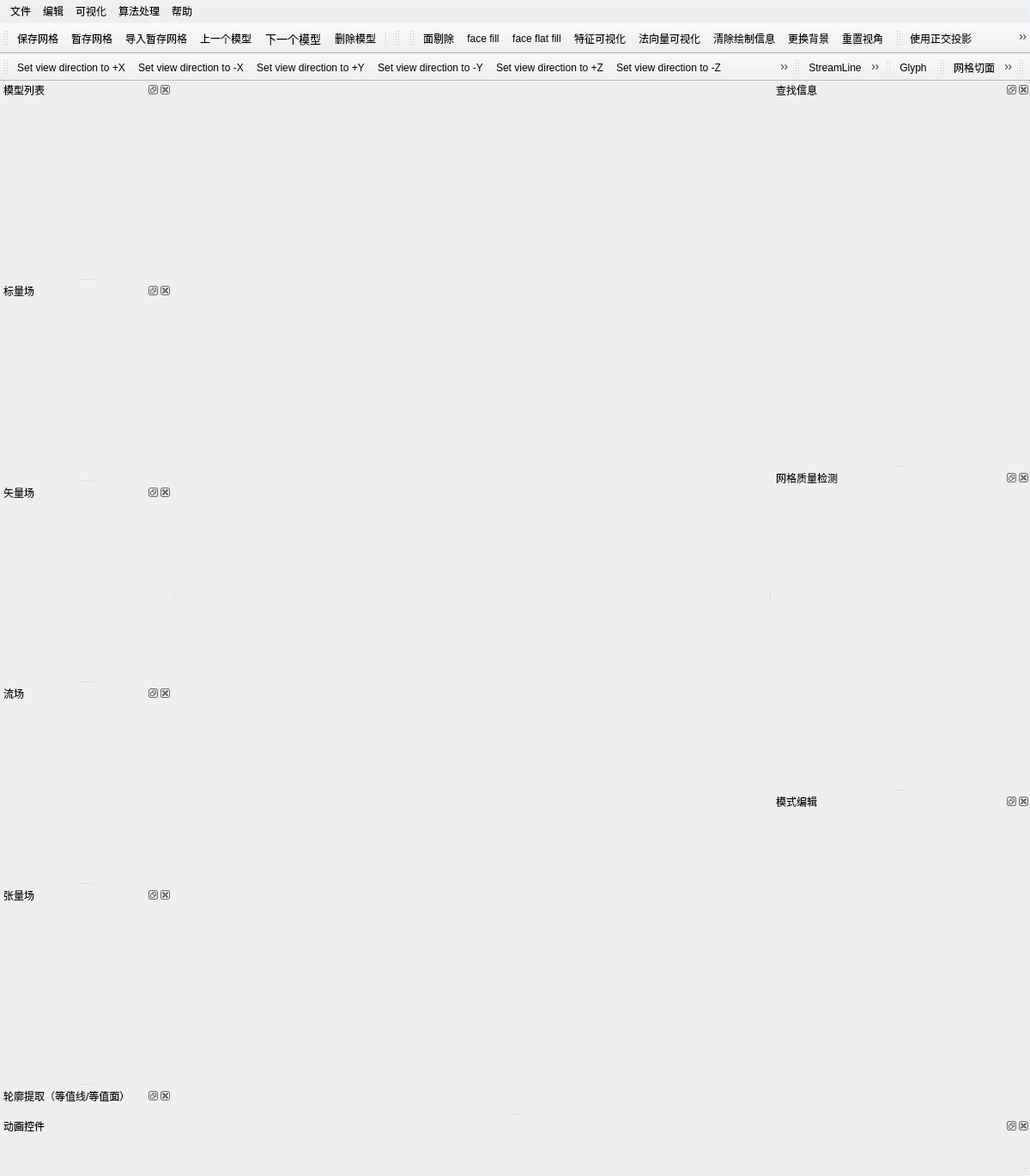
<?xml version="1.0" encoding="UTF-8"?>
<ui version="4.0">
 <class>MainWindow</class>
 <widget class="QMainWindow" name="MainWindow">
  <property name="geometry">
   <rect>
    <x>0</x>
    <y>0</y>
    <width>1200</width>
    <height>1370</height>
   </rect>
  </property>
  <property name="sizePolicy">
   <sizepolicy hsizetype="Preferred" vsizetype="Preferred">
    <horstretch>0</horstretch>
    <verstretch>0</verstretch>
   </sizepolicy>
  </property>
  <property name="windowTitle">
   <string>MainWindow</string>
  </property>
  <property name="windowIcon">
   <iconset resource="../iGameQtMainWindow.qrc">
    <normaloff>:/Ticon/Icons/iGameLogo.png</normaloff>:/Ticon/Icons/iGameLogo.png</iconset>
  </property>
  <property name="styleSheet">
   <string notr="true">QPalette{background:#555555;}*{outline:0px;color:#000000;}
QMenuBar{
border:2px solid #EEF1F7
}


</string>
  </property>
  <widget class="QWidget" name="centralwidget">
   <property name="minimumSize">
    <size>
     <width>185</width>
     <height>350</height>
    </size>
   </property>
   <layout class="QGridLayout" name="gridLayout">
    <item row="0" column="0">
     <widget class="QWidget" name="widget" native="true">
      <widget class="igQtColorBarWidget" name="widget_2" native="true">
       <property name="geometry">
        <rect>
         <x>160</x>
         <y>290</y>
         <width>120</width>
         <height>80</height>
        </rect>
       </property>
      </widget>
     </widget>
    </item>
   </layout>
  </widget>
  <widget class="QStatusBar" name="statusbar"/>
  <widget class="QMenuBar" name="menuBar">
   <property name="geometry">
    <rect>
     <x>0</x>
     <y>0</y>
     <width>1200</width>
     <height>27</height>
    </rect>
   </property>
   <widget class="QMenu" name="menua">
    <property name="title">
     <string>文件</string>
    </property>
    <widget class="QMenu" name="menu_RecentFiles">
     <property name="title">
      <string>最近文件</string>
     </property>
     <addaction name="action_TmpFile"/>
    </widget>
    <addaction name="action_LoadFile"/>
    <addaction name="menu_RecentFiles"/>
    <addaction name="separator"/>
    <addaction name="action_SaveMesh"/>
    <addaction name="action_SaveMeshAs"/>
    <addaction name="separator"/>
    <addaction name="action_CopyMesh"/>
    <addaction name="action_RecoverMesh"/>
    <addaction name="separator"/>
    <addaction name="action_SaveScreenShot"/>
    <addaction name="actionGeometry"/>
    <addaction name="action_SaveAnimation"/>
    <addaction name="action_SaveExtracts"/>
    <addaction name="separator"/>
    <addaction name="separator"/>
    <addaction name="action_ExportScene"/>
    <addaction name="actionExportAnimatedScene"/>
    <addaction name="separator"/>
    <addaction name="action_Exit"/>
   </widget>
   <widget class="QMenu" name="menu_view">
    <property name="title">
     <string>可视化</string>
    </property>
    <widget class="QMenu" name="menu_Preview">
     <property name="title">
      <string>预览</string>
     </property>
     <addaction name="action_1280x720"/>
     <addaction name="action_1280x800"/>
     <addaction name="action_1280x1024"/>
     <addaction name="action_1600x900"/>
     <addaction name="action_1920x1080"/>
     <addaction name="action_3840x2160"/>
     <addaction name="separator"/>
     <addaction name="action_CustomView"/>
    </widget>
    <widget class="QMenu" name="menu_2">
     <property name="title">
      <string>切割</string>
     </property>
     <addaction name="action_ResetClipping"/>
     <addaction name="separator"/>
     <addaction name="action_BoxClipping"/>
     <addaction name="action_PlaneClipping"/>
     <addaction name="action_BoxClipping_Better"/>
     <addaction name="action_PlaneClipping_Better"/>
    </widget>
    <addaction name="action_Scalar"/>
    <addaction name="action_Vector"/>
    <addaction name="action_Tensor"/>
    <addaction name="action_StrucDeformation"/>
    <addaction name="action_FlowField"/>
    <addaction name="action_ExportAnimation"/>
    <addaction name="action_QualityDetection"/>
    <addaction name="menu_2"/>
    <addaction name="separator"/>
    <addaction name="separator"/>
    <addaction name="action_ColorMap"/>
    <addaction name="separator"/>
    <addaction name="menu_Preview"/>
    <addaction name="action_FullScreen"/>
   </widget>
   <widget class="QMenu" name="menu_filters">
    <property name="title">
     <string>算法处理</string>
    </property>
    <widget class="QMenu" name="menuTest">
     <property name="title">
      <string>Test</string>
     </property>
     <addaction name="action_test_01"/>
     <addaction name="action_test_02"/>
     <addaction name="action_test_03"/>
     <addaction name="action_test_04"/>
     <addaction name="action_test_05"/>
     <addaction name="action_test_06"/>
    </widget>
    <widget class="QMenu" name="menu_Source">
     <property name="title">
      <string>数据源</string>
     </property>
     <addaction name="action_LineSource"/>
    </widget>
    <addaction name="action_EditMode"/>
    <addaction name="action_LaSmoothing"/>
    <addaction name="action_Simplification"/>
    <addaction name="action_Parameterization"/>
    <addaction name="action_Subdivision"/>
    <addaction name="action_Remeshing"/>
    <addaction name="action_Delaunay"/>
    <addaction name="menuTest"/>
    <addaction name="action_TetSimplification"/>
    <addaction name="menu_Source"/>
   </widget>
   <widget class="QMenu" name="menu_help">
    <property name="title">
     <string>帮助</string>
    </property>
    <addaction name="action_About"/>
    <addaction name="action_ContactUs"/>
   </widget>
   <widget class="QMenu" name="menu">
    <property name="title">
     <string>编辑</string>
    </property>
    <widget class="QMenu" name="menua_ChangeEditModel">
     <property name="title">
      <string>模式选择</string>
     </property>
     <addaction name="action_ModelEdit"/>
     <addaction name="action_ModelView"/>
     <addaction name="action_ModelPick"/>
     <addaction name="action_ModelCut"/>
    </widget>
    <addaction name="menua_ChangeEditModel"/>
    <addaction name="action_SearchInfo"/>
    <addaction name="separator"/>
    <addaction name="action_LastMesh"/>
    <addaction name="action_NextMesh"/>
    <addaction name="separator"/>
    <addaction name="action_ClearInfomation"/>
    <addaction name="action_ResetView"/>
    <addaction name="action_ChangeBackground"/>
    <addaction name="action_ResetBackground"/>
    <addaction name="separator"/>
    <addaction name="action_Settings"/>
    <addaction name="action_ResetSettings"/>
    <addaction name="separator"/>
    <addaction name="action_RenameWindow"/>
    <addaction name="action_FullWindow"/>
   </widget>
   <addaction name="menua"/>
   <addaction name="menu"/>
   <addaction name="menu_view"/>
   <addaction name="menu_filters"/>
   <addaction name="menu_help"/>
  </widget>
  <widget class="QToolBar" name="toolBar_meshfile">
   <property name="windowTitle">
    <string>toolBar</string>
   </property>
   <property name="toolButtonStyle">
    <enum>Qt::ToolButtonFollowStyle</enum>
   </property>
   <attribute name="toolBarArea">
    <enum>TopToolBarArea</enum>
   </attribute>
   <attribute name="toolBarBreak">
    <bool>false</bool>
   </attribute>
   <addaction name="action_SaveMesh"/>
   <addaction name="action_CopyMesh"/>
   <addaction name="action_RecoverMesh"/>
   <addaction name="action_LastMesh"/>
   <addaction name="action_NextMesh"/>
   <addaction name="action_DeleteMesh"/>
   <addaction name="separator"/>
  </widget>
  <widget class="QToolBar" name="toolBar_meshview">
   <property name="windowTitle">
    <string>toolBar_2</string>
   </property>
   <property name="layoutDirection">
    <enum>Qt::LeftToRight</enum>
   </property>
   <property name="toolButtonStyle">
    <enum>Qt::ToolButtonFollowStyle</enum>
   </property>
   <attribute name="toolBarArea">
    <enum>TopToolBarArea</enum>
   </attribute>
   <attribute name="toolBarBreak">
    <bool>false</bool>
   </attribute>
  </widget>
  <widget class="QToolBar" name="toolBar_meshinfo">
   <property name="windowTitle">
    <string>toolBar_4</string>
   </property>
   <property name="toolButtonStyle">
    <enum>Qt::ToolButtonFollowStyle</enum>
   </property>
   <attribute name="toolBarArea">
    <enum>TopToolBarArea</enum>
   </attribute>
   <attribute name="toolBarBreak">
    <bool>false</bool>
   </attribute>
   <addaction name="action_FaceCull"/>
   <addaction name="action_FaceFill"/>
   <addaction name="action_FaceFlatFill"/>
   <addaction name="action_ShowFeature"/>
   <addaction name="action_ViewNormal"/>
   <addaction name="action_ClearInfomation"/>
   <addaction name="action_ChangeBackground"/>
   <addaction name="action_ResetView"/>
  </widget>
  <widget class="QDockWidget" name="dockWidget_ModelList">
   <property name="minimumSize">
    <size>
     <width>200</width>
     <height>150</height>
    </size>
   </property>
   <property name="maximumSize">
    <size>
     <width>524287</width>
     <height>524287</height>
    </size>
   </property>
   <property name="allowedAreas">
    <set>Qt::BottomDockWidgetArea|Qt::LeftDockWidgetArea|Qt::RightDockWidgetArea</set>
   </property>
   <property name="windowTitle">
    <string>模型列表</string>
   </property>
   <attribute name="dockWidgetArea">
    <number>1</number>
   </attribute>
   <widget class="QWidget" name="dockWidgetContents_3">
    <property name="minimumSize">
     <size>
      <width>0</width>
      <height>0</height>
     </size>
    </property>
    <property name="maximumSize">
     <size>
      <width>16777215</width>
      <height>16777215</height>
     </size>
    </property>
    <widget class="igQtModelListView" name="modelTreeView">
     <property name="enabled">
      <bool>true</bool>
     </property>
     <property name="geometry">
      <rect>
       <x>9</x>
       <y>9</y>
       <width>0</width>
       <height>0</height>
      </rect>
     </property>
     <property name="sizePolicy">
      <sizepolicy hsizetype="Preferred" vsizetype="Preferred">
       <horstretch>0</horstretch>
       <verstretch>0</verstretch>
      </sizepolicy>
     </property>
     <property name="frameShape">
      <enum>QFrame::StyledPanel</enum>
     </property>
     <property name="lineWidth">
      <number>1</number>
     </property>
     <property name="autoScrollMargin">
      <number>16</number>
     </property>
     <property name="showDropIndicator" stdset="0">
      <bool>true</bool>
     </property>
    </widget>
   </widget>
  </widget>
  <widget class="QToolBar" name="toolBar_2">
   <property name="windowTitle">
    <string>toolBar_2</string>
   </property>
   <property name="iconSize">
    <size>
     <width>30</width>
     <height>30</height>
    </size>
   </property>
   <attribute name="toolBarArea">
    <enum>TopToolBarArea</enum>
   </attribute>
   <attribute name="toolBarBreak">
    <bool>false</bool>
   </attribute>
   <addaction name="action_UseOrthographic"/>
   <addaction name="action_ShowOrientationAxes"/>
   <addaction name="action_ShowCenter"/>
   <addaction name="action_ResetCenter"/>
   <addaction name="action_PickCenter"/>
   <addaction name="action_select_point"/>
   <addaction name="action_select_face"/>
   <addaction name="action_drag_point"/>
  </widget>
  <widget class="QToolBar" name="toolBar_4">
   <property name="windowTitle">
    <string>toolBar_4</string>
   </property>
   <property name="iconSize">
    <size>
     <width>30</width>
     <height>30</height>
    </size>
   </property>
   <attribute name="toolBarArea">
    <enum>TopToolBarArea</enum>
   </attribute>
   <attribute name="toolBarBreak">
    <bool>true</bool>
   </attribute>
   <addaction name="action_setViewToPositiveX"/>
   <addaction name="action_setViewToNegativeX"/>
   <addaction name="action_setViewToPositiveY"/>
   <addaction name="action_setViewToNegativeY"/>
   <addaction name="action_setViewToPositiveZ"/>
   <addaction name="action_setViewToNegativeZ"/>
   <addaction name="action_setViewToIsometric"/>
   <addaction name="action_rotateNinetyCounterClockwise"/>
   <addaction name="action_rotateNinetyClockwise"/>
   <addaction name="action_IsShowColorBar"/>
  </widget>
  <widget class="QDockWidget" name="dockWidget_ScalarField">
   <property name="minimumSize">
    <size>
     <width>150</width>
     <height>150</height>
    </size>
   </property>
   <property name="allowedAreas">
    <set>Qt::BottomDockWidgetArea|Qt::LeftDockWidgetArea|Qt::RightDockWidgetArea</set>
   </property>
   <property name="windowTitle">
    <string>标量场</string>
   </property>
   <attribute name="dockWidgetArea">
    <number>1</number>
   </attribute>
   <widget class="igQtScalarViewWidget" name="widget_ScalarField"/>
  </widget>
  <widget class="QDockWidget" name="dockWidget_VectorField">
   <property name="minimumSize">
    <size>
     <width>200</width>
     <height>150</height>
    </size>
   </property>
   <property name="allowedAreas">
    <set>Qt::BottomDockWidgetArea|Qt::LeftDockWidgetArea|Qt::RightDockWidgetArea</set>
   </property>
   <property name="windowTitle">
    <string>矢量场</string>
   </property>
   <attribute name="dockWidgetArea">
    <number>1</number>
   </attribute>
   <widget class="igQtVectorWidget" name="widget_VectorField"/>
  </widget>
  <widget class="QDockWidget" name="dockWidget_FlowField">
   <property name="minimumSize">
    <size>
     <width>200</width>
     <height>150</height>
    </size>
   </property>
   <property name="allowedAreas">
    <set>Qt::BottomDockWidgetArea|Qt::LeftDockWidgetArea|Qt::RightDockWidgetArea</set>
   </property>
   <property name="windowTitle">
    <string>流场</string>
   </property>
   <attribute name="dockWidgetArea">
    <number>1</number>
   </attribute>
   <widget class="igQtStreamTracerWidget" name="widget_FlowField"/>
  </widget>
  <widget class="QDockWidget" name="dockWidget_TensorField">
   <property name="minimumSize">
    <size>
     <width>200</width>
     <height>150</height>
    </size>
   </property>
   <property name="allowedAreas">
    <set>Qt::BottomDockWidgetArea|Qt::LeftDockWidgetArea|Qt::RightDockWidgetArea</set>
   </property>
   <property name="windowTitle">
    <string>张量场</string>
   </property>
   <attribute name="dockWidgetArea">
    <number>1</number>
   </attribute>
   <widget class="igQtTensorWidget" name="widget_TensorField"/>
  </widget>
  <widget class="QDockWidget" name="dockWidget_SearchInfo">
   <property name="minimumSize">
    <size>
     <width>200</width>
     <height>300</height>
    </size>
   </property>
   <property name="windowTitle">
    <string>查找信息</string>
   </property>
   <attribute name="dockWidgetArea">
    <number>2</number>
   </attribute>
   <widget class="igQtSearchInfoWidget" name="widget_SearchInfo"/>
  </widget>
  <widget class="QDockWidget" name="dockWidget_Animation">
   <property name="minimumSize">
    <size>
     <width>107</width>
     <height>46</height>
    </size>
   </property>
   <property name="allowedAreas">
    <set>Qt::AllDockWidgetAreas</set>
   </property>
   <property name="windowTitle">
    <string>动画控件</string>
   </property>
   <attribute name="dockWidgetArea">
    <number>8</number>
   </attribute>
   <widget class="igQtAnimationWidget" name="widget_Animation"/>
  </widget>
  <widget class="QDockWidget" name="dockWidget_QualityDetection">
   <property name="minimumSize">
    <size>
     <width>300</width>
     <height>250</height>
    </size>
   </property>
   <property name="maximumSize">
    <size>
     <width>400</width>
     <height>400</height>
    </size>
   </property>
   <property name="windowTitle">
    <string>网格质量检测</string>
   </property>
   <attribute name="dockWidgetArea">
    <number>2</number>
   </attribute>
   <widget class="igQtQualityDetectionWidget" name="widget_QualityDetection"/>
  </widget>
  <widget class="QDockWidget" name="dockWidget_EditMode">
   <property name="sizePolicy">
    <sizepolicy hsizetype="Preferred" vsizetype="Preferred">
     <horstretch>0</horstretch>
     <verstretch>0</verstretch>
    </sizepolicy>
   </property>
   <property name="minimumSize">
    <size>
     <width>150</width>
     <height>250</height>
    </size>
   </property>
   <property name="windowTitle">
    <string>模式编辑</string>
   </property>
   <attribute name="dockWidgetArea">
    <number>2</number>
   </attribute>
   <widget class="igQtEditModeWidget" name="widget_EditMode"/>
  </widget>
  <widget class="QToolBar" name="toolBar_3">
   <property name="windowTitle">
    <string>toolBar_3</string>
   </property>
   <attribute name="toolBarArea">
    <enum>TopToolBarArea</enum>
   </attribute>
   <attribute name="toolBarBreak">
    <bool>false</bool>
   </attribute>
   <addaction name="action_StreamLine"/>
   <addaction name="action_deformation"/>
  </widget>
  <widget class="QToolBar" name="toolBar_attribute_view_dim">
   <property name="windowTitle">
    <string>toolBar_attribute_view_dim</string>
   </property>
   <attribute name="toolBarArea">
    <enum>TopToolBarArea</enum>
   </attribute>
   <attribute name="toolBarBreak">
    <bool>false</bool>
   </attribute>
   <addaction name="action_Glyph"/>
  </widget>
  <widget class="QToolBar" name="toolBar_attribute_view_index">
   <property name="windowTitle">
    <string>toolBar_attribute_view_index</string>
   </property>
   <attribute name="toolBarArea">
    <enum>TopToolBarArea</enum>
   </attribute>
   <attribute name="toolBarBreak">
    <bool>false</bool>
   </attribute>
   <addaction name="action_slice"/>
   <addaction name="action_ContourExtract"/>
   <addaction name="action_GenerateChart"/>
  </widget>
  <widget class="QToolBar" name="toolBar">
   <property name="windowTitle">
    <string>toolBar</string>
   </property>
   <property name="iconSize">
    <size>
     <width>30</width>
     <height>30</height>
    </size>
   </property>
   <attribute name="toolBarArea">
    <enum>TopToolBarArea</enum>
   </attribute>
   <attribute name="toolBarBreak">
    <bool>false</bool>
   </attribute>
  </widget>
  <widget class="QDockWidget" name="dockWidget_ContourExtract">
   <property name="windowTitle">
    <string>轮廓提取（等值线/等值面）</string>
   </property>
   <attribute name="dockWidgetArea">
    <number>1</number>
   </attribute>
   <widget class="igQtContourExtractWidget" name="widget_ContourExtract"/>
  </widget>
  <action name="action_SaveMesh">
   <property name="icon">
    <iconset resource="../iGameQtMainWindow.qrc">
     <normaloff>:/Ticon/Icons/icon (5).png</normaloff>:/Ticon/Icons/icon (5).png</iconset>
   </property>
   <property name="text">
    <string>保存网格</string>
   </property>
  </action>
  <action name="action_Scalar">
   <property name="text">
    <string>标量场</string>
   </property>
  </action>
  <action name="action_Vector">
   <property name="text">
    <string>矢量场</string>
   </property>
  </action>
  <action name="action_QualityDetection">
   <property name="text">
    <string>网格质量检测</string>
   </property>
  </action>
  <action name="action_LoadFile">
   <property name="icon">
    <iconset resource="../iGameQtMainWindow.qrc">
     <normaloff>:/Ticon/Icons/icon (4).png</normaloff>:/Ticon/Icons/icon (4).png</iconset>
   </property>
   <property name="text">
    <string>打开文件</string>
   </property>
   <property name="toolTip">
    <string>打开文件</string>
   </property>
  </action>
  <action name="action_SaveSurfacemesh">
   <property name="text">
    <string>表面网格</string>
   </property>
  </action>
  <action name="action_Exit">
   <property name="text">
    <string>退出</string>
   </property>
  </action>
  <action name="action_NextMesh">
   <property name="checkable">
    <bool>false</bool>
   </property>
   <property name="icon">
    <iconset resource="../iGameQtMainWindow.qrc">
     <normaloff>:/Ticon/Icons/arrow_click_cursor_pointer_icon (1).png</normaloff>:/Ticon/Icons/arrow_click_cursor_pointer_icon (1).png</iconset>
   </property>
   <property name="text">
    <string>下一个模型</string>
   </property>
   <property name="font">
    <font>
     <pointsize>10</pointsize>
    </font>
   </property>
  </action>
  <action name="action_LastMesh">
   <property name="icon">
    <iconset resource="../iGameQtMainWindow.qrc">
     <normaloff>:/Ticon/Icons/arrow_click_cursor_pointer_icon.png</normaloff>:/Ticon/Icons/arrow_click_cursor_pointer_icon.png</iconset>
   </property>
   <property name="text">
    <string>上一个模型</string>
   </property>
  </action>
  <action name="action_ClearInfomation">
   <property name="icon">
    <iconset resource="../iGameQtMainWindow.qrc">
     <normaloff>:/Ticon/Icons/clear.png</normaloff>:/Ticon/Icons/clear.png</iconset>
   </property>
   <property name="text">
    <string>清除绘制信息</string>
   </property>
  </action>
  <action name="action_DeleteMesh">
   <property name="icon">
    <iconset resource="../iGameQtMainWindow.qrc">
     <normaloff>:/Ticon/Icons/Delete.png</normaloff>:/Ticon/Icons/Delete.png</iconset>
   </property>
   <property name="text">
    <string>删除模型</string>
   </property>
  </action>
  <action name="action_ResetView">
   <property name="icon">
    <iconset resource="../iGameQtMainWindow.qrc">
     <normaloff>:/Ticon/Icons/icon (8).png</normaloff>:/Ticon/Icons/icon (8).png</iconset>
   </property>
   <property name="text">
    <string>重置视角</string>
   </property>
   <property name="toolTip">
    <string>action_ResetView</string>
   </property>
   <property name="menuRole">
    <enum>QAction::TextHeuristicRole</enum>
   </property>
  </action>
  <action name="action_ViewNormal">
   <property name="icon">
    <iconset resource="../iGameQtMainWindow.qrc">
     <normaloff>:/Ticon/Icons/colorPoint.png</normaloff>:/Ticon/Icons/colorPoint.png</iconset>
   </property>
   <property name="text">
    <string>法向量可视化</string>
   </property>
  </action>
  <action name="action_ShowFeature">
   <property name="icon">
    <iconset resource="../iGameQtMainWindow.qrc">
     <normaloff>:/Ticon/Icons/icon (13).png</normaloff>:/Ticon/Icons/icon (13).png</iconset>
   </property>
   <property name="text">
    <string>特征可视化</string>
   </property>
  </action>
  <action name="action_FaceCull">
   <property name="icon">
    <iconset resource="../iGameQtMainWindow.qrc">
     <normaloff>:/Ticon/Icons/6610 - View.png</normaloff>:/Ticon/Icons/6610 - View.png</iconset>
   </property>
   <property name="text">
    <string>面剔除</string>
   </property>
  </action>
  <action name="action_CopyMesh">
   <property name="icon">
    <iconset resource="../iGameQtMainWindow.qrc">
     <normaloff>:/Ticon/Icons/CopyMesh.svg</normaloff>:/Ticon/Icons/CopyMesh.svg</iconset>
   </property>
   <property name="text">
    <string>暂存网格</string>
   </property>
   <property name="toolTip">
    <string>暂存网格</string>
   </property>
  </action>
  <action name="action_RecoverMesh">
   <property name="icon">
    <iconset resource="../iGameQtMainWindow.qrc">
     <normaloff>:/Ticon/Icons/RecoverMesh.svg</normaloff>:/Ticon/Icons/RecoverMesh.svg</iconset>
   </property>
   <property name="text">
    <string>导入暂存网格</string>
   </property>
   <property name="toolTip">
    <string>导入暂存网格</string>
   </property>
  </action>
  <action name="action_StrucDeformation">
   <property name="text">
    <string>结构形变</string>
   </property>
  </action>
  <action name="action_EditMode">
   <property name="text">
    <string>模式编辑</string>
   </property>
  </action>
  <action name="action_About">
   <property name="text">
    <string>关于iGameMeshView</string>
   </property>
  </action>
  <action name="action_rotateNinetyCounterClockwise">
   <property name="icon">
    <iconset resource="../iGameQtMainWindow.qrc">
     <normaloff>:/Ticon/Icons/zuoxuanzhuan90du.svg</normaloff>:/Ticon/Icons/zuoxuanzhuan90du.svg</iconset>
   </property>
   <property name="text">
    <string>逆时针旋转90°</string>
   </property>
   <property name="toolTip">
    <string>逆时针旋转90°</string>
   </property>
  </action>
  <action name="action_rotateNinetyClockwise">
   <property name="icon">
    <iconset resource="../iGameQtMainWindow.qrc">
     <normaloff>:/Ticon/Icons/youxuanzhuan90du.svg</normaloff>:/Ticon/Icons/youxuanzhuan90du.svg</iconset>
   </property>
   <property name="text">
    <string>顺时针旋转90°</string>
   </property>
   <property name="toolTip">
    <string>顺时针旋转90°</string>
   </property>
  </action>
  <action name="action_setViewToPositiveX">
   <property name="icon">
    <iconset resource="../iGameQtMainWindow.qrc">
     <normaloff>:/Ticon/Icons/+X.svg</normaloff>:/Ticon/Icons/+X.svg</iconset>
   </property>
   <property name="text">
    <string>Set view direction to +X</string>
   </property>
   <property name="toolTip">
    <string>Set view direction to +X</string>
   </property>
  </action>
  <action name="action_setViewToNegativeX">
   <property name="icon">
    <iconset resource="../iGameQtMainWindow.qrc">
     <normaloff>:/Ticon/Icons/-X.svg</normaloff>:/Ticon/Icons/-X.svg</iconset>
   </property>
   <property name="text">
    <string>Set view direction to -X</string>
   </property>
   <property name="toolTip">
    <string>Set view direction to -X</string>
   </property>
  </action>
  <action name="action_setViewToPositiveY">
   <property name="icon">
    <iconset resource="../iGameQtMainWindow.qrc">
     <normaloff>:/Ticon/Icons/+Y.svg</normaloff>:/Ticon/Icons/+Y.svg</iconset>
   </property>
   <property name="text">
    <string>Set view direction to +Y</string>
   </property>
   <property name="toolTip">
    <string>Set view direction to +Y</string>
   </property>
  </action>
  <action name="action_setViewToNegativeY">
   <property name="icon">
    <iconset resource="../iGameQtMainWindow.qrc">
     <normaloff>:/Ticon/Icons/-Y.svg</normaloff>:/Ticon/Icons/-Y.svg</iconset>
   </property>
   <property name="text">
    <string>Set view direction to -Y</string>
   </property>
   <property name="toolTip">
    <string>Set view direction to -Y</string>
   </property>
  </action>
  <action name="action_setViewToPositiveZ">
   <property name="icon">
    <iconset resource="../iGameQtMainWindow.qrc">
     <normaloff>:/Ticon/Icons/+Z.svg</normaloff>:/Ticon/Icons/+Z.svg</iconset>
   </property>
   <property name="text">
    <string>Set view direction to +Z</string>
   </property>
   <property name="toolTip">
    <string>Set view direction to +Z</string>
   </property>
  </action>
  <action name="action_setViewToNegativeZ">
   <property name="icon">
    <iconset resource="../iGameQtMainWindow.qrc">
     <normaloff>:/Ticon/Icons/-Z.svg</normaloff>:/Ticon/Icons/-Z.svg</iconset>
   </property>
   <property name="text">
    <string>Set view direction to -Z</string>
   </property>
   <property name="toolTip">
    <string>Set view direction to -Z</string>
   </property>
  </action>
  <action name="action_ShowCenter">
   <property name="icon">
    <iconset resource="../iGameQtMainWindow.qrc">
     <normaloff>:/Ticon/Icons/ShowCenterAxes.svg</normaloff>:/Ticon/Icons/ShowCenterAxes.svg</iconset>
   </property>
   <property name="text">
    <string>Show Center</string>
   </property>
   <property name="toolTip">
    <string>Show Center</string>
   </property>
  </action>
  <action name="action_ResetCenter">
   <property name="icon">
    <iconset resource="../iGameQtMainWindow.qrc">
     <normaloff>:/Ticon/Icons/ResetCenter.svg</normaloff>:/Ticon/Icons/ResetCenter.svg</iconset>
   </property>
   <property name="text">
    <string>Reset Center</string>
   </property>
   <property name="toolTip">
    <string>Reset Center</string>
   </property>
  </action>
  <action name="action_FaceFlatFill">
   <property name="icon">
    <iconset resource="../iGameQtMainWindow.qrc">
     <normaloff>:/Ticon/Icons/facefill.png</normaloff>:/Ticon/Icons/facefill.png</iconset>
   </property>
   <property name="text">
    <string>face flat fill</string>
   </property>
   <property name="toolTip">
    <string>face flat fill</string>
   </property>
  </action>
  <action name="action_FaceFill">
   <property name="icon">
    <iconset resource="../iGameQtMainWindow.qrc">
     <normaloff>:/Ticon/Icons/icon (12).png</normaloff>:/Ticon/Icons/icon (12).png</iconset>
   </property>
   <property name="text">
    <string>face fill</string>
   </property>
   <property name="toolTip">
    <string>face fill</string>
   </property>
  </action>
  <action name="action_setViewToIsometric">
   <property name="icon">
    <iconset resource="../iGameQtMainWindow.qrc">
     <normaloff>:/Ticon/Icons/IsometricView.svg</normaloff>:/Ticon/Icons/IsometricView.svg</iconset>
   </property>
   <property name="text">
    <string>Apply Isometric View</string>
   </property>
   <property name="toolTip">
    <string>Apply Isometric View</string>
   </property>
  </action>
  <action name="action_PickCenter">
   <property name="icon">
    <iconset resource="../iGameQtMainWindow.qrc">
     <normaloff>:/Ticon/Icons/PickCenter.svg</normaloff>:/Ticon/Icons/PickCenter.svg</iconset>
   </property>
   <property name="text">
    <string>Pick Center</string>
   </property>
   <property name="toolTip">
    <string>Pick Center</string>
   </property>
  </action>
  <action name="action_ShowOrientationAxes">
   <property name="icon">
    <iconset resource="../iGameQtMainWindow.qrc">
     <normaloff>:/Ticon/Icons/ShowOrientationAxes.svg</normaloff>:/Ticon/Icons/ShowOrientationAxes.svg</iconset>
   </property>
   <property name="text">
    <string>show Orientation Axes</string>
   </property>
   <property name="toolTip">
    <string>show Orientation Axes</string>
   </property>
  </action>
  <action name="action_SaveScreenShot">
   <property name="icon">
    <iconset resource="../iGameQtMainWindow.qrc">
     <normaloff>:/Ticon/Icons/ScreenShot.svg</normaloff>:/Ticon/Icons/ScreenShot.svg</iconset>
   </property>
   <property name="text">
    <string>保存截屏</string>
   </property>
  </action>
  <action name="action_ExportScene">
   <property name="text">
    <string>导入场景</string>
   </property>
  </action>
  <action name="actionExportAnimatedScene">
   <property name="text">
    <string>导入动画场景</string>
   </property>
  </action>
  <action name="action_SaveExtracts">
   <property name="text">
    <string>保存提取</string>
   </property>
  </action>
  <action name="actionGeometry">
   <property name="text">
    <string>保存几何</string>
   </property>
  </action>
  <action name="action_SaveAnimation">
   <property name="icon">
    <iconset resource="../iGameQtMainWindow.qrc">
     <normaloff>:/Ticon/Icons/animation_save_vcr.svg</normaloff>:/Ticon/Icons/animation_save_vcr.svg</iconset>
   </property>
   <property name="text">
    <string>保存动画</string>
   </property>
  </action>
  <action name="action_Tensor">
   <property name="text">
    <string>张量场</string>
   </property>
  </action>
  <action name="action_FlowField">
   <property name="text">
    <string>时序流场</string>
   </property>
  </action>
  <action name="action_ExportAnimation">
   <property name="text">
    <string>动画输出可视化</string>
   </property>
  </action>
  <action name="action_RenameWindow">
   <property name="text">
    <string>重命名窗口</string>
   </property>
  </action>
  <action name="action_Settings">
   <property name="text">
    <string>设置</string>
   </property>
  </action>
  <action name="action_ResetSettings">
   <property name="text">
    <string>初始化设置</string>
   </property>
  </action>
  <action name="action_ModelEdit">
   <property name="text">
    <string>编辑模式</string>
   </property>
  </action>
  <action name="action_ModelView">
   <property name="text">
    <string>观察模式</string>
   </property>
  </action>
  <action name="action_ModelPick">
   <property name="text">
    <string>点选模式</string>
   </property>
  </action>
  <action name="action_ModelCut">
   <property name="text">
    <string>切割模式</string>
   </property>
  </action>
  <action name="action_ColorMap">
   <property name="text">
    <string>颜色表</string>
   </property>
  </action>
  <action name="action_FullScreen">
   <property name="text">
    <string>全屏</string>
   </property>
  </action>
  <action name="action_1280x720">
   <property name="text">
    <string>1280 x 720(HD)</string>
   </property>
  </action>
  <action name="action_1280x800">
   <property name="text">
    <string>1280 x 800(WXGA)</string>
   </property>
  </action>
  <action name="action_1280x1024">
   <property name="text">
    <string>1280 x 1024(SXGA)</string>
   </property>
  </action>
  <action name="action_1600x900">
   <property name="text">
    <string>1600 x 900(HD+)</string>
   </property>
  </action>
  <action name="action_1920x1080">
   <property name="text">
    <string>1920 x 1080(FHD)</string>
   </property>
  </action>
  <action name="action_3840x2160">
   <property name="text">
    <string>3840 x 2160(4K UHD)</string>
   </property>
  </action>
  <action name="action_CustomView">
   <property name="text">
    <string>自定义</string>
   </property>
  </action>
  <action name="action_FullWindow">
   <property name="text">
    <string>窗口全屏</string>
   </property>
  </action>
  <action name="action_Simplification">
   <property name="text">
    <string>网格简化</string>
   </property>
  </action>
  <action name="action_Parameterization">
   <property name="text">
    <string>网格参数化</string>
   </property>
  </action>
  <action name="action_Subdivision">
   <property name="text">
    <string>网格细分</string>
   </property>
  </action>
  <action name="action_Remeshing">
   <property name="text">
    <string>网格重构</string>
   </property>
  </action>
  <action name="action_Delaunay">
   <property name="text">
    <string>Delaunay三角化</string>
   </property>
  </action>
  <action name="action_ContactUs">
   <property name="text">
    <string>联系我们</string>
   </property>
  </action>
  <action name="action_ChangeBackground">
   <property name="icon">
    <iconset resource="../iGameQtMainWindow.qrc">
     <normaloff>:/Ticon/Icons/begin.jpg</normaloff>:/Ticon/Icons/begin.jpg</iconset>
   </property>
   <property name="text">
    <string>更换背景</string>
   </property>
   <property name="toolTip">
    <string>更换背景</string>
   </property>
  </action>
  <action name="action_ResetBackground">
   <property name="text">
    <string>背景重置</string>
   </property>
   <property name="toolTip">
    <string>背景重置</string>
   </property>
  </action>
  <action name="action_StreamLine">
   <property name="checkable">
    <bool>false</bool>
   </property>
   <property name="icon">
    <iconset resource="../iGameQtMainWindow.qrc">
     <normaloff>:/Ticon/Icons/StreamTracer.svg</normaloff>:/Ticon/Icons/StreamTracer.svg</iconset>
   </property>
   <property name="text">
    <string>StreamLine</string>
   </property>
   <property name="toolTip">
    <string>StreamLine</string>
   </property>
  </action>
  <action name="action_Glyph">
   <property name="icon">
    <iconset resource="../iGameQtMainWindow.qrc">
     <normaloff>:/Ticon/Icons/Glyph.svg</normaloff>:/Ticon/Icons/Glyph.svg</iconset>
   </property>
   <property name="text">
    <string>Glyph</string>
   </property>
   <property name="toolTip">
    <string>Glyph</string>
   </property>
  </action>
  <action name="action_SearchInfo">
   <property name="text">
    <string>查找信息</string>
   </property>
  </action>
  <action name="action_SaveMeshAs">
   <property name="text">
    <string>另存为</string>
   </property>
  </action>
  <action name="action_TmpFile">
   <property name="text">
    <string/>
   </property>
  </action>
  <action name="action_SaveVolumemesh">
   <property name="text">
    <string>体网格</string>
   </property>
  </action>
  <action name="action_IsShowColorBar">
   <property name="icon">
    <iconset resource="../iGameQtMainWindow.qrc">
     <normaloff>:/Ticon/Icons/ScalarBar.svg</normaloff>:/Ticon/Icons/ScalarBar.svg</iconset>
   </property>
   <property name="text">
    <string>show/hide colorbar</string>
   </property>
   <property name="toolTip">
    <string>show/hide colorbar</string>
   </property>
  </action>
  <action name="action_LaSmoothing">
   <property name="text">
    <string>网格光顺</string>
   </property>
  </action>
  <action name="action_TetSimplification">
   <property name="text">
    <string>四面体简化</string>
   </property>
  </action>
  <action name="action_test_01">
   <property name="text">
    <string>test_01</string>
   </property>
  </action>
  <action name="action_test_02">
   <property name="text">
    <string>test_02</string>
   </property>
  </action>
  <action name="action_test_03">
   <property name="text">
    <string>test_03</string>
   </property>
  </action>
  <action name="action_test_04">
   <property name="text">
    <string>test_04</string>
   </property>
  </action>
  <action name="action_test_05">
   <property name="text">
    <string>test_05</string>
   </property>
  </action>
  <action name="action_test_06">
   <property name="text">
    <string>test_06</string>
   </property>
  </action>
  <action name="action_select_point">
   <property name="checkable">
    <bool>true</bool>
   </property>
   <property name="icon">
    <iconset resource="../iGameQtMainWindow.qrc">
     <normaloff>:/Ticon/Icons/select/select_vertex_geodesic.png</normaloff>:/Ticon/Icons/select/select_vertex_geodesic.png</iconset>
   </property>
   <property name="text">
    <string>select point</string>
   </property>
   <property name="toolTip">
    <string>select point</string>
   </property>
  </action>
  <action name="action_LineSource">
   <property name="text">
    <string>Line</string>
   </property>
  </action>
  <action name="action_select_points">
   <property name="checkable">
    <bool>true</bool>
   </property>
   <property name="icon">
    <iconset resource="../iGameQtMainWindow.qrc">
     <normaloff>:/Ticon/Icons/select/select_vertex_geodesic.png</normaloff>:/Ticon/Icons/select/select_vertex_geodesic.png</iconset>
   </property>
   <property name="text">
    <string>select points</string>
   </property>
   <property name="toolTip">
    <string>select points</string>
   </property>
  </action>
  <action name="action_select_faces">
   <property name="checkable">
    <bool>true</bool>
   </property>
   <property name="icon">
    <iconset resource="../iGameQtMainWindow.qrc">
     <normaloff>:/Ticon/Icons/select/select_face.png</normaloff>:/Ticon/Icons/select/select_face.png</iconset>
   </property>
   <property name="text">
    <string>select faces</string>
   </property>
   <property name="toolTip">
    <string>select faces</string>
   </property>
  </action>
  <action name="action_select_face">
   <property name="checkable">
    <bool>true</bool>
   </property>
   <property name="icon">
    <iconset resource="../iGameQtMainWindow.qrc">
     <normaloff>:/Ticon/Icons/select/select_face.png</normaloff>:/Ticon/Icons/select/select_face.png</iconset>
   </property>
   <property name="text">
    <string>select face</string>
   </property>
   <property name="toolTip">
    <string>select face</string>
   </property>
  </action>
  <action name="action_drag_point">
   <property name="checkable">
    <bool>true</bool>
   </property>
   <property name="icon">
    <iconset>
     <normalon>:/Ticon/Icons/select/DragPoint.svg</normalon>
    </iconset>
   </property>
   <property name="text">
    <string>Drag point</string>
   </property>
   <property name="toolTip">
    <string>Drag point</string>
   </property>
  </action>
  <action name="action_BoxClipping">
   <property name="text">
    <string>盒子切割</string>
   </property>
  </action>
  <action name="action_PlaneClipping">
   <property name="text">
    <string>平面切割</string>
   </property>
  </action>
  <action name="action_ResetClipping">
   <property name="text">
    <string>重置</string>
   </property>
  </action>
  <action name="action_PlaneClipping_Better">
   <property name="text">
    <string>平面切割（美观）</string>
   </property>
  </action>
  <action name="action_BoxClipping_Better">
   <property name="text">
    <string>盒子切割（美观）</string>
   </property>
  </action>
  <action name="action_UseOrthographic">
   <property name="checkable">
    <bool>true</bool>
   </property>
   <property name="icon">
    <iconset resource="../iGameQtMainWindow.qrc">
     <normaloff>:/Ticon/Icons/orthographic.svg</normaloff>:/Ticon/Icons/orthographic.svg</iconset>
   </property>
   <property name="text">
    <string>使用正交投影</string>
   </property>
   <property name="toolTip">
    <string>使用正交投影</string>
   </property>
   <property name="menuRole">
    <enum>QAction::TextHeuristicRole</enum>
   </property>
  </action>
  <action name="action_slice">
   <property name="checkable">
    <bool>false</bool>
   </property>
   <property name="icon">
    <iconset resource="../iGameQtMainWindow.qrc">
     <normaloff>:/Ticon/Icons/Slice.svg</normaloff>:/Ticon/Icons/Slice.svg</iconset>
   </property>
   <property name="text">
    <string>网格切面</string>
   </property>
   <property name="toolTip">
    <string>网格切面</string>
   </property>
  </action>
  <action name="action_deformation">
   <property name="checkable">
    <bool>true</bool>
   </property>
   <property name="icon">
    <iconset resource="../iGameQtMainWindow.qrc">
     <normaloff>:/Ticon/Icons/Deformation.svg</normaloff>:/Ticon/Icons/Deformation.svg</iconset>
   </property>
   <property name="text">
    <string>结构形变</string>
   </property>
   <property name="toolTip">
    <string>结构形变</string>
   </property>
  </action>
  <action name="action_ContourExtract">
   <property name="checkable">
    <bool>false</bool>
   </property>
   <property name="icon">
    <iconset resource="../iGameQtMainWindow.qrc">
     <normaloff>:/Ticon/Icons/contourline.svg</normaloff>:/Ticon/Icons/contourline.svg</iconset>
   </property>
   <property name="text">
    <string>轮廓提取</string>
   </property>
   <property name="toolTip">
    <string>轮廓提取</string>
   </property>
  </action>
  <action name="action_GenerateChart">
   <property name="checkable">
    <bool>false</bool>
   </property>
   <property name="icon">
    <iconset resource="../iGameQtMainWindow.qrc">
     <normaloff>:/uiwidgets/Icons/chart.svg</normaloff>:/uiwidgets/Icons/chart.svg</iconset>
   </property>
   <property name="text">
    <string>生成图表</string>
   </property>
   <property name="toolTip">
    <string>生成图表</string>
   </property>
  </action>
 </widget>
 <customwidgets>
  <customwidget>
   <class>igQtAnimationWidget</class>
   <extends>QWidget</extends>
   <header>IQWidgets/igqtanimationwidget.h</header>
   <container>1</container>
  </customwidget>
  <customwidget>
   <class>igQtModelListView</class>
   <extends>QTreeView</extends>
   <header>IQComponents/igqtmodellistview.h</header>
  </customwidget>
  <customwidget>
   <class>igQtScalarViewWidget</class>
   <extends>QWidget</extends>
   <header>IQWidgets/igqtscalarviewwidget.h</header>
   <container>1</container>
  </customwidget>
  <customwidget>
   <class>igQtQualityDetectionWidget</class>
   <extends>QWidget</extends>
   <header>IQWidgets/igqtqualitydetectionwidget.h</header>
   <container>1</container>
  </customwidget>
  <customwidget>
   <class>igQtEditModeWidget</class>
   <extends>QWidget</extends>
   <header>IQWidgets/igqteditmodewidget.h</header>
   <container>1</container>
  </customwidget>
  <customwidget>
   <class>igQtColorBarWidget</class>
   <extends>QWidget</extends>
   <header>IQWidgets/igqtcolorbarwidget.h</header>
   <container>1</container>
  </customwidget>
  <customwidget>
   <class>igQtSearchInfoWidget</class>
   <extends>QWidget</extends>
   <header>IQWidgets/igqtsearchinfowidget.h</header>
   <container>1</container>
  </customwidget>
  <customwidget>
   <class>igQtStreamTracerWidget</class>
   <extends>QWidget</extends>
   <header>IQWidgets/igqtstreamtracerwidget.h</header>
   <container>1</container>
  </customwidget>
  <customwidget>
   <class>igQtVectorWidget</class>
   <extends>QWidget</extends>
   <header>IQWidgets/igQtVectorWidget.h</header>
   <container>1</container>
  </customwidget>
  <customwidget>
   <class>igQtTensorWidget</class>
   <extends>QWidget</extends>
   <header>IQWidgets/igqttensorwidget.h</header>
   <container>1</container>
  </customwidget>
  <customwidget>
   <class>igQtContourExtractWidget</class>
   <extends>QWidget</extends>
   <header>IQWidgets/igqtcontourextractwidget.h</header>
   <container>1</container>
  </customwidget>
 </customwidgets>
 <resources>
  <include location="../iGameQtMainWindow.qrc"/>
 </resources>
 <connections/>
</ui>
